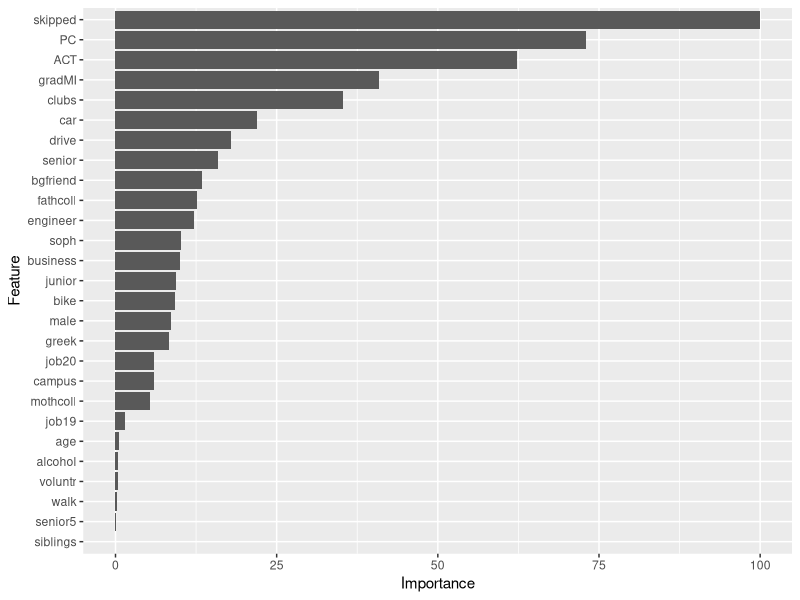
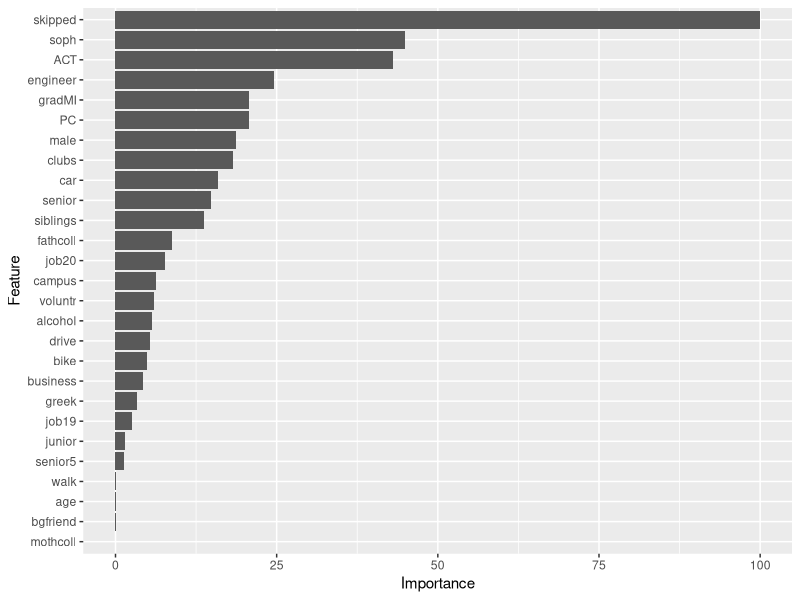
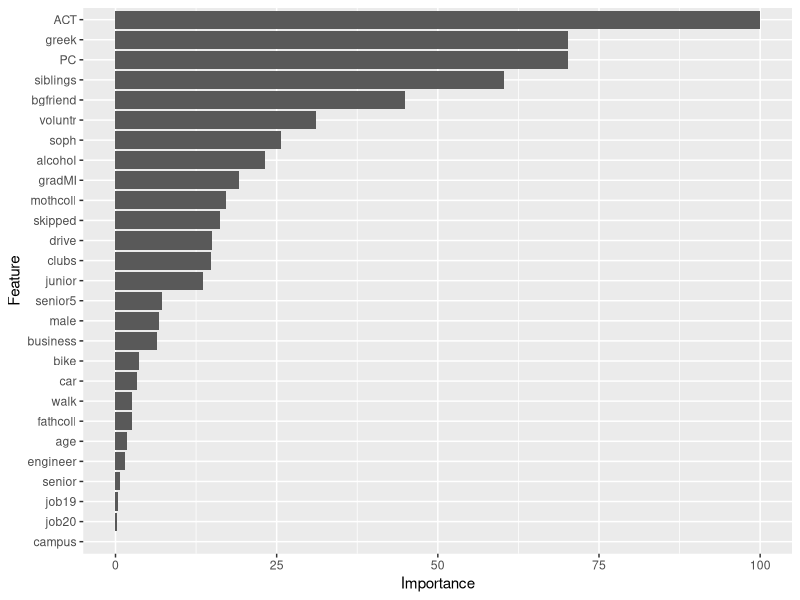

Here is the R script that generated these plots, in order:
if(!require(mlbench)){install.packages("mlbench"); require(mlbench)} # common datasets to use
if(!require(tidyverse)){install.packages("tidyverse"); library(tidyverse)} 
if(!require(modelr)){install.packages("modelr"); library(modelr)} 

# some dependencies for caret that aren't automatically installed
if(!require(ModelMetrics)){install.packages("ModelMetrics"); require(ModelMetrics)}
if(!require(recipes)){install.packages("recipes"); require(recipes)}
if(!require(DEoptimR)){install.packages("DEoptimR"); require(DEoptimR)}

if(!require(caret)){install.packages("caret"); require(caret)} # ML package WITHOUT its dependencies. Should not take as long
if(!require(dplyr)){install.packages("dplyr"); require(dplyr)}
set.seed(370)

if(!require(caret)){install.packages("caret", dependencies = c("Depends", "Suggests")); require(caret)}

# load data
mich_data <- read.csv("./gpa1.csv")
mich_data <- mich_data %>% select(-X)
low_drink <- mich_data %>% filter(alcohol < 3)
high_drink <- mich_data %>% filter(alcohol >= 3)

# Scatterplot

all_plot <- ggplot(mich_data, aes(x = alcohol, y = colGPA))  +
  geom_point()
low_plot <- ggplot(low_drink, aes(x = alcohol, y = colGPA))  +
  geom_point()
high_plot <- ggplot(high_drink, aes(x = alcohol, y = colGPA))  +
  geom_point()

# Feature selection

# all data
control <- trainControl(method="repeatedcv", number = 10, repeats = 3)
colGPA_features <- mich_data %>% select(-hsGPA)

model1 <- train(colGPA ~., data=colGPA_features, method = "knn", trControl = control)

importance1 <- varImp(model1)

ggplot(importance1)

# low
control <- trainControl(method="repeatedcv", number = 10, repeats = 3)
colGPA_features_low <- low_drink %>% select(-hsGPA)

model_low <- train(colGPA ~., data=colGPA_features_low, method = "knn", trControl = control)

importance_low <- varImp(model_low)

ggplot(importance_low)

# high
control <- trainControl(method="repeatedcv", number = 10, repeats = 3)
colGPA_features_high <- high_drink %>% select(-hsGPA)

model_high <- train(colGPA ~., data=colGPA_features_high, method = "knn", trControl = control)

importance_high <- varImp(model_high)

ggplot(importance_high)

# tests

# try t-test for low vs high groups
